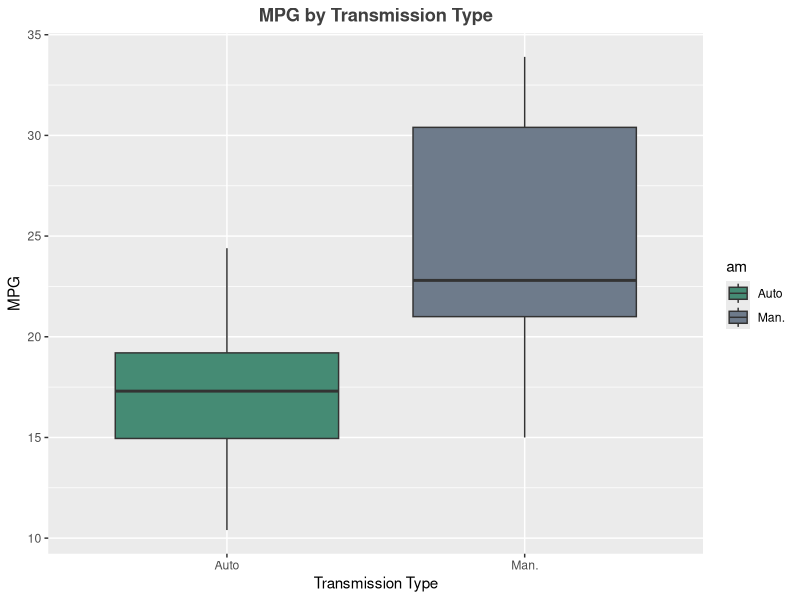
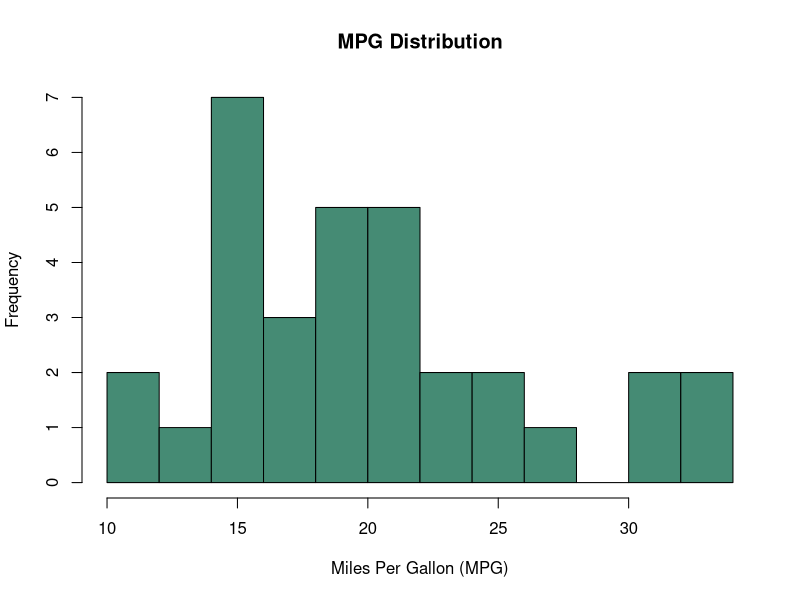

Here is the R script that generated these plots, in order:
## ---- chunk 1
library(datasets)
data(mtcars)
head(mtcars)
## ---- chunk 2
mtcars$cyl <- as.factor(mtcars$cyl)
mtcars$vs <- as.factor(mtcars$vs)
mtcars$am <- as.factor(mtcars$am)
str(mtcars)
## ---- chunk 3
mtcars$am<-as.factor(mtcars$am)
levels(mtcars$am)<-c("Auto", "Man.")
aggregate(mpg ~ am, data = mtcars, mean)
## ---- chunk 4
Auto.Data <- mtcars[mtcars$am == "Auto",]
Manu.Data <- mtcars[mtcars$am == "Man.",]

t.test(Auto.Data$mpg, Manu.Data$mpg)
## ---- chunk 5
library(ggplot2)
## Box Plot  of MPG by Transmission Type
g <- ggplot(aes(x = am, y = mpg), data = mtcars)  
g <- g + geom_boxplot(aes(fill = am))
g + labs(x = "Transmission Type", y = "MPG", title = "MPG by Transmission Type") +
        theme(plot.title = element_text(color="grey25", face="bold",hjust=0.5)) +
        scale_fill_manual(values=c("aquamarine4","lightsteelblue4"))
## ---- chunk 6
## Histgram of MPG
hist(mtcars$mpg, breaks=12, xlab="Miles Per Gallon (MPG)", main="MPG Distribution", col="aquamarine4")
## ---- chunk 7
singleVariableRegressionModel <- lm(mpg ~ am, data = mtcars)
summary(singleVariableRegressionModel)
## ---- chunk 8
multiVariableRegressionModel <- lm(mpg ~ am + wt + hp, data = mtcars)
summary(multiVariableRegressionModel)
## ---- chunk 9
anova(singleVariableRegressionModel, multiVariableRegressionModel)
## ---- chunk 10
t.test(mtcars$mpg~mtcars$am)
